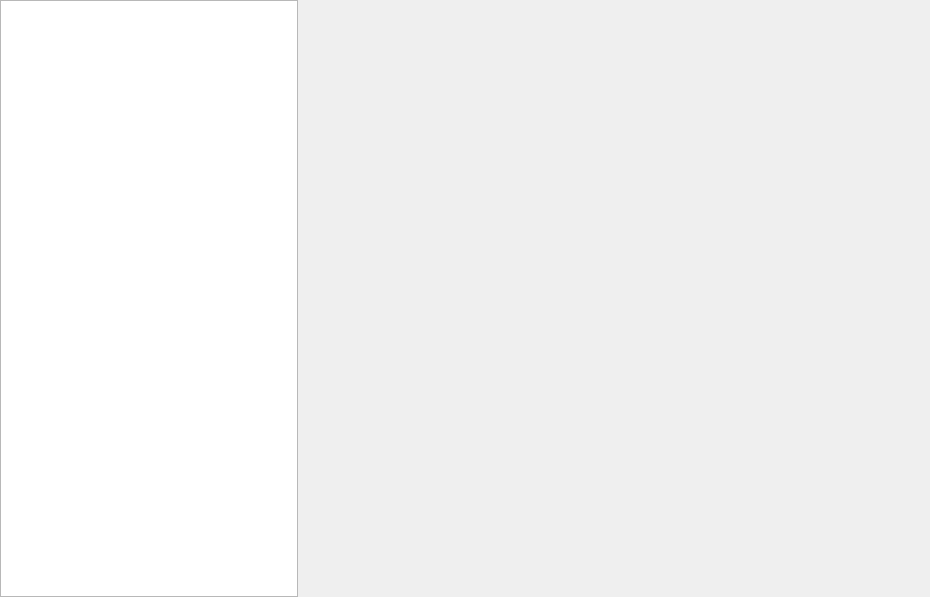
<?xml version="1.0" encoding="UTF-8"?>
<ui version="4.0">
 <class>KiranPowerManagerWidget</class>
 <widget class="QWidget" name="KiranPowerManagerWidget">
  <property name="geometry">
   <rect>
    <x>0</x>
    <y>0</y>
    <width>930</width>
    <height>597</height>
   </rect>
  </property>
  <property name="windowTitle">
   <string>KiranPowerManagerWidget</string>
  </property>
  <layout class="QHBoxLayout" name="horizontalLayout">
   <property name="spacing">
    <number>0</number>
   </property>
   <property name="leftMargin">
    <number>0</number>
   </property>
   <property name="topMargin">
    <number>0</number>
   </property>
   <property name="rightMargin">
    <number>0</number>
   </property>
   <property name="bottomMargin">
    <number>0</number>
   </property>
   <item>
    <widget class="QWidget" name="siderbarWidget" native="true">
     <property name="sizePolicy">
      <sizepolicy hsizetype="Fixed" vsizetype="Preferred">
       <horstretch>0</horstretch>
       <verstretch>0</verstretch>
      </sizepolicy>
     </property>
     <property name="minimumSize">
      <size>
       <width>300</width>
       <height>0</height>
      </size>
     </property>
     <property name="maximumSize">
      <size>
       <width>300</width>
       <height>16777215</height>
      </size>
     </property>
     <layout class="QVBoxLayout" name="verticalLayout_2">
      <property name="spacing">
       <number>0</number>
      </property>
      <property name="leftMargin">
       <number>0</number>
      </property>
      <property name="topMargin">
       <number>0</number>
      </property>
      <property name="rightMargin">
       <number>2</number>
      </property>
      <property name="bottomMargin">
       <number>0</number>
      </property>
      <item>
       <widget class="KiranSidebarWidget" name="sidbar">
        <property name="sizePolicy">
         <sizepolicy hsizetype="Preferred" vsizetype="Expanding">
          <horstretch>0</horstretch>
          <verstretch>0</verstretch>
         </sizepolicy>
        </property>
        <property name="minimumSize">
         <size>
          <width>0</width>
          <height>0</height>
         </size>
        </property>
        <property name="maximumSize">
         <size>
          <width>16777215</width>
          <height>16777215</height>
         </size>
        </property>
       </widget>
      </item>
     </layout>
    </widget>
   </item>
   <item>
    <layout class="QVBoxLayout" name="verticalLayout">
     <property name="spacing">
      <number>0</number>
     </property>
     <property name="leftMargin">
      <number>24</number>
     </property>
     <property name="rightMargin">
      <number>24</number>
     </property>
     <item>
      <widget class="QStackedWidget" name="stackedWidget">
       <widget class="QWidget" name="page"/>
       <widget class="QWidget" name="page_2"/>
      </widget>
     </item>
    </layout>
   </item>
  </layout>
 </widget>
 <customwidgets>
  <customwidget>
   <class>KiranSidebarWidget</class>
   <extends>QListWidget</extends>
   <header location="global">kiran-sidebar-widget.h</header>
  </customwidget>
 </customwidgets>
 <resources/>
 <connections/>
</ui>
